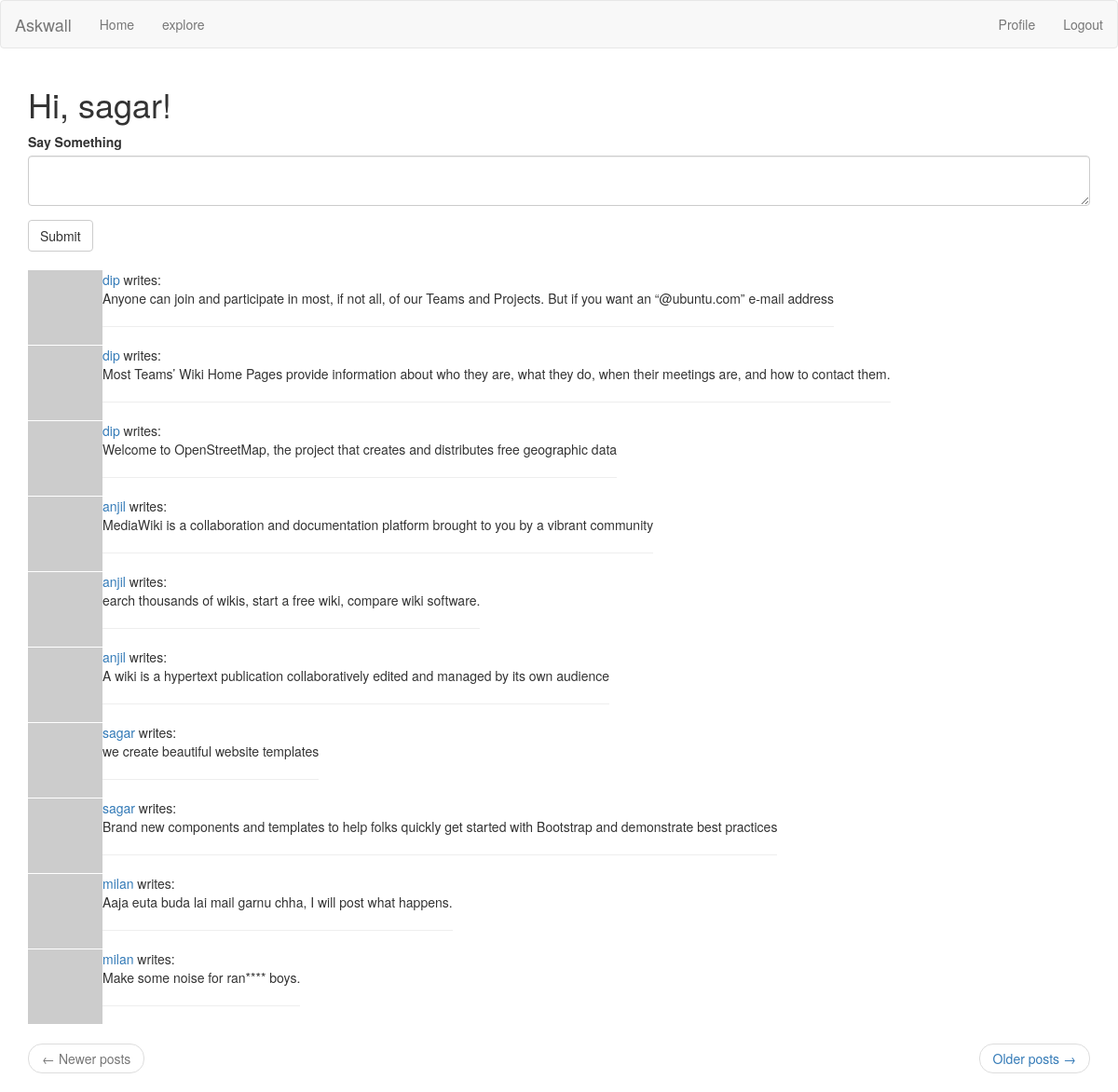
Before: /index (signed in) with the older database file.
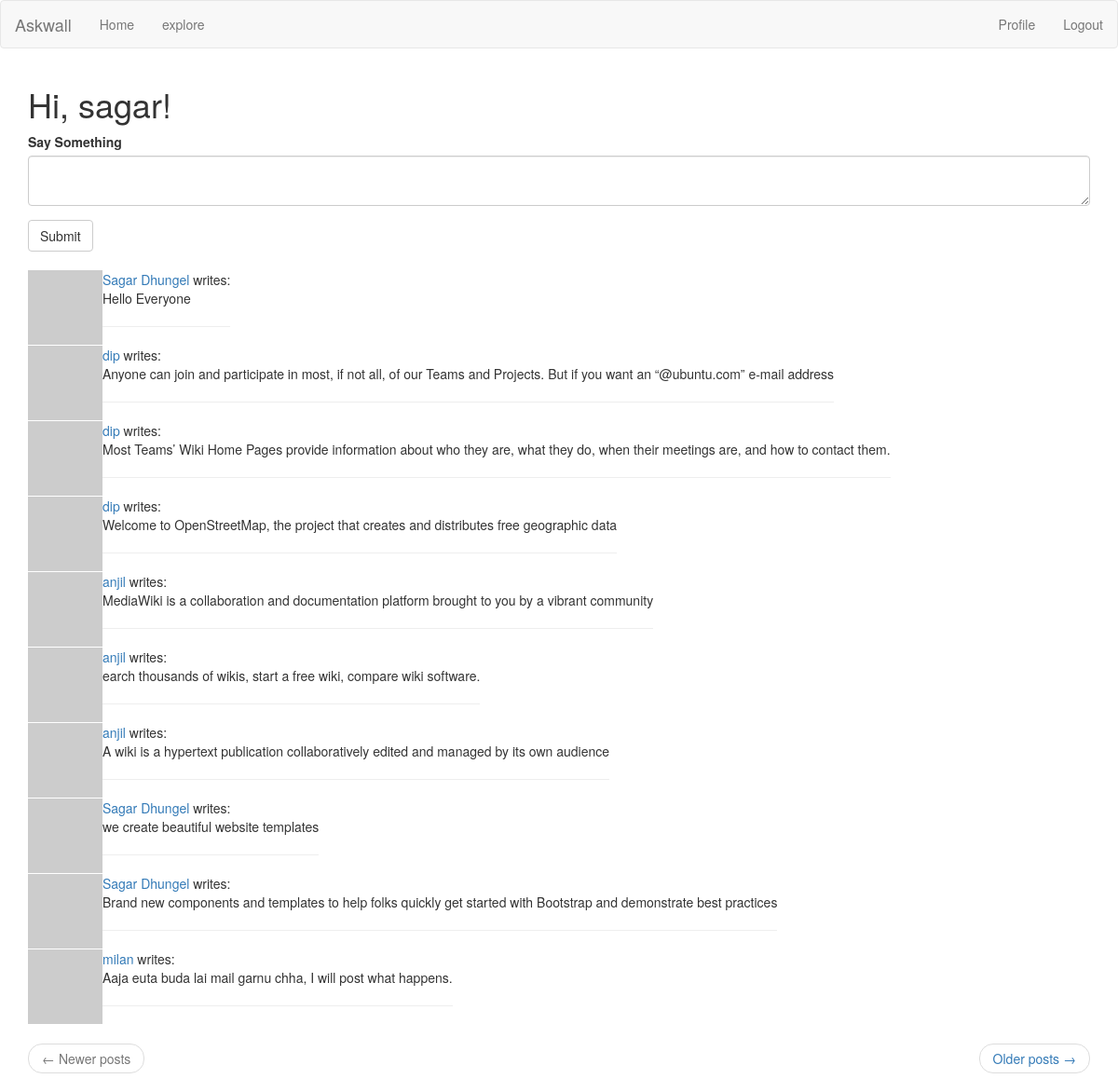
After: the same page with the newer database file.
### app/models.py (models this page shows, shortened)
class Post(db.Model):
	id = db.Column(db.Integer, primary_key = True)
	body = db.Column(db.String(140))
	timestamp = db.Column(db.DateTime, index= True, default=datetime.utcnow)
	user_id = db.Column(db.Integer, db.ForeignKey('user.id'))

class User(UserMixin, db.Model):
	id = db.Column(db.Integer, primary_key= True)
	username = db.Column(db.String(64), index = True)
	profile_name = db.Column(db.String(64))
	email = db.Column(db.String(120), index = True)
	password_hash = db.Column(db.String(128))
	posts = db.relationship('Post', backref='author', lazy='dynamic')
	about_me = db.Column(db.String(150))
	last_seen = db.Column(db.DateTime, default=datetime.utcnow)
	followed = db.relationship(
		'User', secondary=followers,
		primaryjoin = (followers.c.follower_id == id),
		secondaryjoin = (followers.c.followed_id == id),
		backref = db.backref('followers', lazy='dynamic'), lazy ='dynamic')
	def avatar(self, size):
		digest = md5(self.email.lower().encode('utf-8')).hexdigest()
		return 'http://www.gravatar.com/avatar/{}?d=identicon&s={}'.format(digest, size)
	def followed_posts(self):
		followed = Post.query.join(
			followers, (followers.c.followed_id == Post.user_id)).filter(
			followers.c.follower_id == self.id)
		own = Post.query.filter_by(user_id=self.id)
		return followed.union(own).order_by(Post.timestamp.desc())

### app/routes.py (the view)
@app.route('/', methods=['GET', 'POST'])
@app.route('/index', methods=['GET', 'POST'])
@login_required
def index():
	form = PostForm()
	if form.validate_on_submit():
		post = Post(body=form.post.data, author=current_user)
		db.session.add(post)
		db.session.commit()
		flash('Your post is now live')
		return redirect(url_for('index'))
	page = request.args.get('page', 1, type=int)
	posts = current_user.followed_posts().paginate(
		page, app.config['POSTS_PER_PAGE'], False)
	next_url = url_for('index', page=posts.next_num) if posts.has_next else None
	prev_url = url_for('index', page = posts.prev_num) if posts.has_prev else None
	return render_template('index.html', title = 'Home', form=form, posts=posts.items, next_url=next_url, prev_url = prev_url)

### app/forms.py
class PostForm(FlaskForm):
	post = TextAreaField("Say Something", validators = [
		DataRequired(), Length(min=1, max=140)])
	submit= SubmitField('Submit')

### app/models.py (called while the page is built)
@login.user_loader
def load_user(id):
	return User.query.get(int(id))

### app/routes.py (called while the page is built)
@app.before_request
def before_request():
	if current_user.is_authenticated:
		current_user.last_seen = datetime.utcnow()
		db.session.commit()

### app/templates/index.html
{% extends "base.html" %}
{% import 'bootstrap/wtf.html' as wtf %}
{% block app_content %}
    <h1>Hi, {{ current_user.username }}!</h1>
    {% if form %}
    {{ wtf.quick_form(form) }}
    <br>
    {% endif %}
    {% for post in posts %}
        {% include '_post.html' %}
    {% endfor %}
    <nav aria-label="...">
        <ul class="pager">
            <li class="previous{% if not prev_url %} disabled{% endif %}">
                <a href="{{ prev_url or '#' }}">
                    <span aria-hidden="true">&larr;</span> Newer posts
                </a>
            </li>
            <li class="next{% if not next_url %} disabled{% endif %}">
                <a href="{{ next_url or '#' }}">
                    Older posts <span aria-hidden="true">&rarr;</span>
                </a>
            </li>
        </ul>
    </nav>
{% endblock %}

### app/templates/_post.html
<table>
    <tr valign="top">
        <td><img src="{{ post.author.avatar(40) }}"></td>
        <td>{% if post.author.profile_name %}
	        	<a href="{{ url_for('user', username=post.author.username) }}">{{ post.author.profile_name }}</a>
        	{% else %}
        		<a href="{{ url_for('user', username=post.author.username) }}">{{ post.author.username }}</a>
        	{% endif %} writes:<br>{{ post.body }}<hr></td>
    </tr>
</table>

Changed rows visible on the page:
no longer on this page (row unchanged): Post: author.username "milan", body "Make some noise for ran**** boys."
changed User "sagar": profile_name empty → "Sagar Dhungel" (drawn)
added Post: author.profile_name "Sagar Dhungel", body "Hello Everyone"
changed through a linked row, Post "we create beautiful website templates": author.profile_name (not shown) → "Sagar Dhungel"; author.username "sagar" → (not shown)
changed through a linked row, Post (number 9 of 10 on the later page): author.profile_name (not shown) → "Sagar Dhungel"; author.username "sagar" → (not shown)
